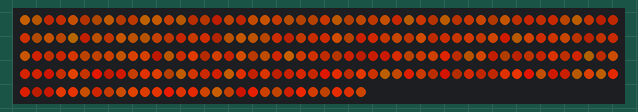
Simulated run of this sketch. Board: Arduino Uno, built with avr-gcc and run on an emulated ATmega328P. Parts: 229 RGB LEDs in strip order, left to right, continuing on the next row. Dim RGB values are drawn brighter than linear; random numbers use the default seed unless the sketch sets one.

Above: at 0.09 s.

The sketch:

fire.ino
```cpp
#include <FastLED.h>

#define NUM_LEDS 229
#define LED_PIN 7

CRGB leds[NUM_LEDS];

void setup()
{
	FastLED.addLeds<NEOPIXEL, LED_PIN>(leds, NUM_LEDS);
}

void loop()
{
	for (int i = 0; i < NUM_LEDS; i++)
	{
		int flicker = random(32, 128); // Random brightness for flicker
		float progress = i / (float)NUM_LEDS;
		int r = random(100, 120 + (int)(progress * 135)); // More red towards the end
		int g = random(20, 60);							  // Random green value

		leds[i] = CRGB(r, g, 0);
		leds[i].fadeToBlackBy(flicker);
	}
	FastLED.show();
}
```
